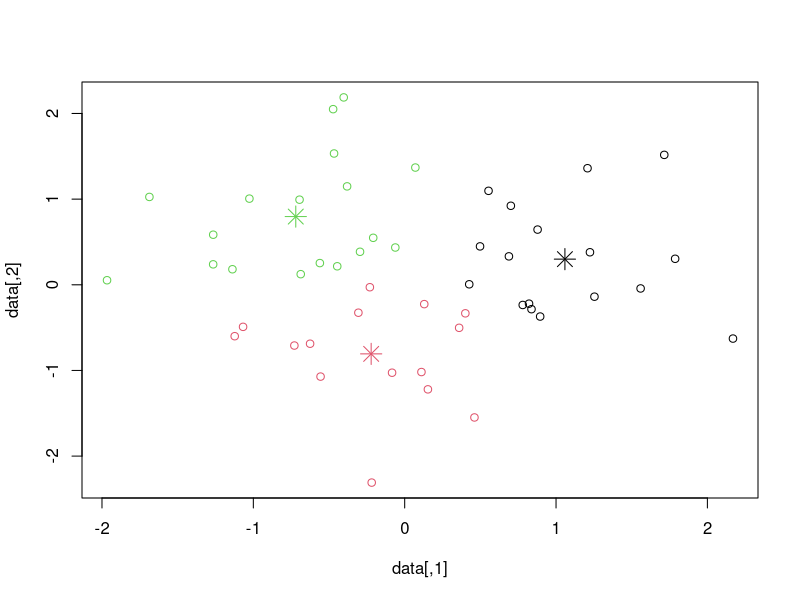

This figure's R source:
## ---- chunk 1
# Example of k-means clustering in R
set.seed(123)
data <- matrix(rnorm(100), ncol=2)
kmeans_result <- kmeans(data, centers=3)
plot(data, col=kmeans_result$cluster)
points(kmeans_result$centers, col=1:3, pch=8, cex=2)
